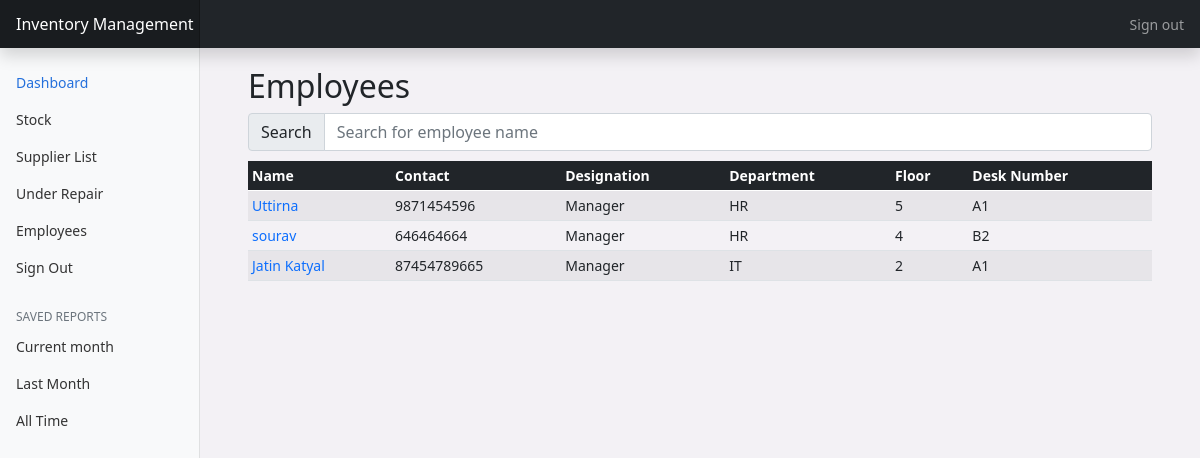
/listEmployee/all (signed in), run on an earlier commit of the app's database.
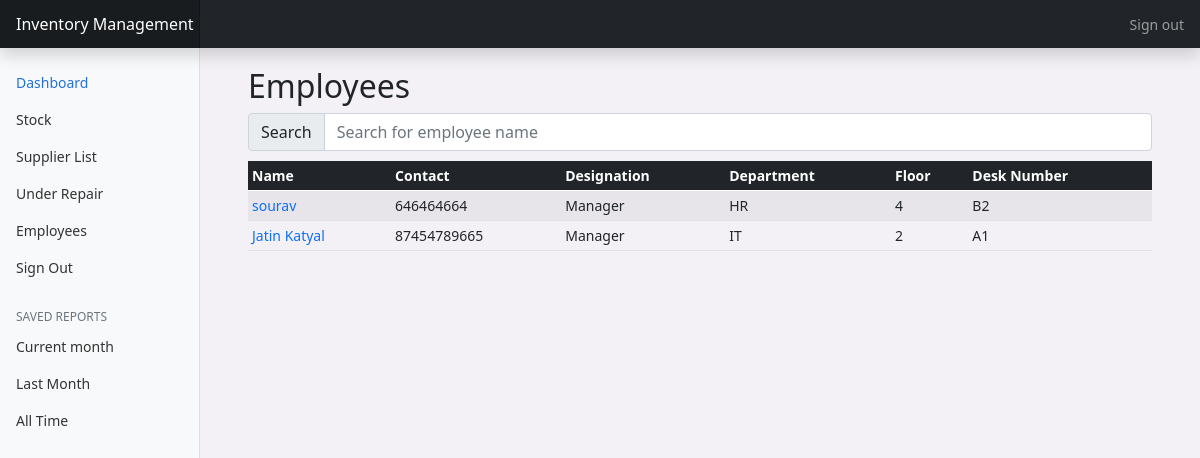
And on a later commit of the database.
### main/models.py (models this page shows, shortened)
class Employee(models.Model):
    emp_id = models.AutoField(primary_key=True)
    name = models.CharField(max_length=50)
    contact = models.CharField(max_length=15,unique=True)
    designation = models.CharField(max_length=50)
    department = models.CharField(max_length=20,default=' ')
    floor = models.IntegerField(default=0,validators=[MinValueValidator(0)])
    desk_num = models.CharField(max_length=20,unique=True)

### main/views.py (the view)
# urls.py: path('listEmployee/<slug:slug>',views.listEmployee,name='listEmployee'),
@login_required(login_url='/auth/login')
def listEmployee(request,slug):
    if slug == 'all':
        employees = models.Employee.objects.all()
    else:
        employees = models.Employee.objects.filter(department = slug)
    context = {
        "employees" : employees
    }
    return render(request,'main/listEmployee.html',context)

### templates/main/listEmployee.html (shortened to what this page needs)
{% extends 'main/base.html' %}
{% block content %}
{% include 'main/navbar.html' %}
<main class="col-md-9 ms-sm-auto col-lg-10 px-md-4">
<div class="container-fluid box">
  <h2>Employees</h2>
  <div class="input-group flex-nowrap" style="margin-bottom: 10px;">
    <span class="input-group-text" id="addon-wrapping">Search</span>
    <input type="text"  class="form-control" id="myInput" onkeyup="showEmployee()" placeholder="Search for employee name" title="Type in a name" aria-describedby="addon-wrapping">
  </div>
  <div class="table-responsive table-box" >
      <table class="table table-striped table-sm table-hover" id="employeeTable">
      <thead class="header table-dark">
          <tr>
          <th scope="col">Name</th>
          <th scope="col">Contact</th>
          <th scope="col">Designation</th>
          <th scope="col">Department</th>
          <th scope="col">Floor</th>
          <th scope="col">Desk Number</th>
          </tr>
      </thead>
      <tbody>
          {% for emp in employees %}
          <tr>
              <td><a class="text-decoration-none" href="{% url 'updateEmployee' pk=emp.pk %}">{{ emp.name }}</a></td>
              <td>{{ emp.contact }}</td>
              <td>{{ emp.designation }}</td>
              <td>{{ emp.department }}</td>
              <td>{{ emp.floor }}</td>
              <td>{{ emp.desk_num }}</td>
          </tr>
          {% endfor %}
      </tbody>
      </table>
  </div>
</div>
{% endblock %}

What changed in the data, as far as the page shows it:
removed Employee: name "Uttirna", contact "9871454596", designation "Manager", department "HR", floor "5", desk_num "A1"
